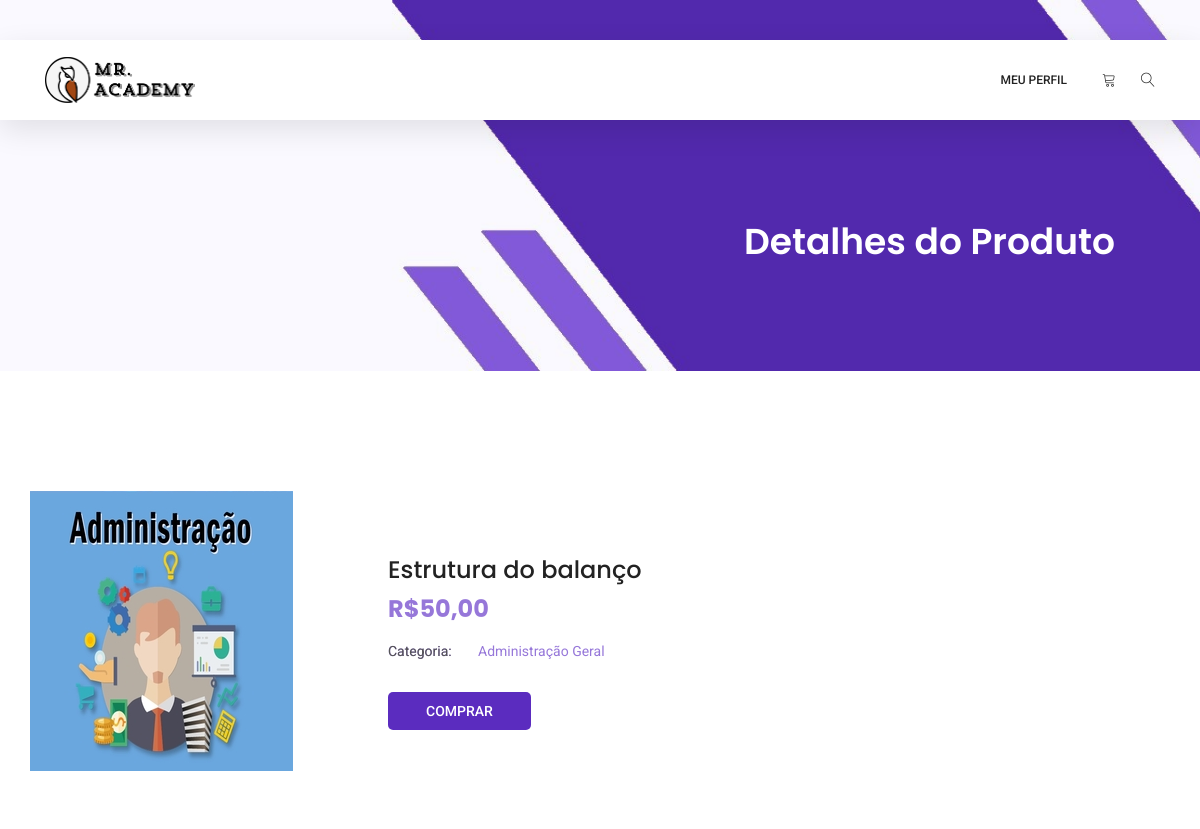
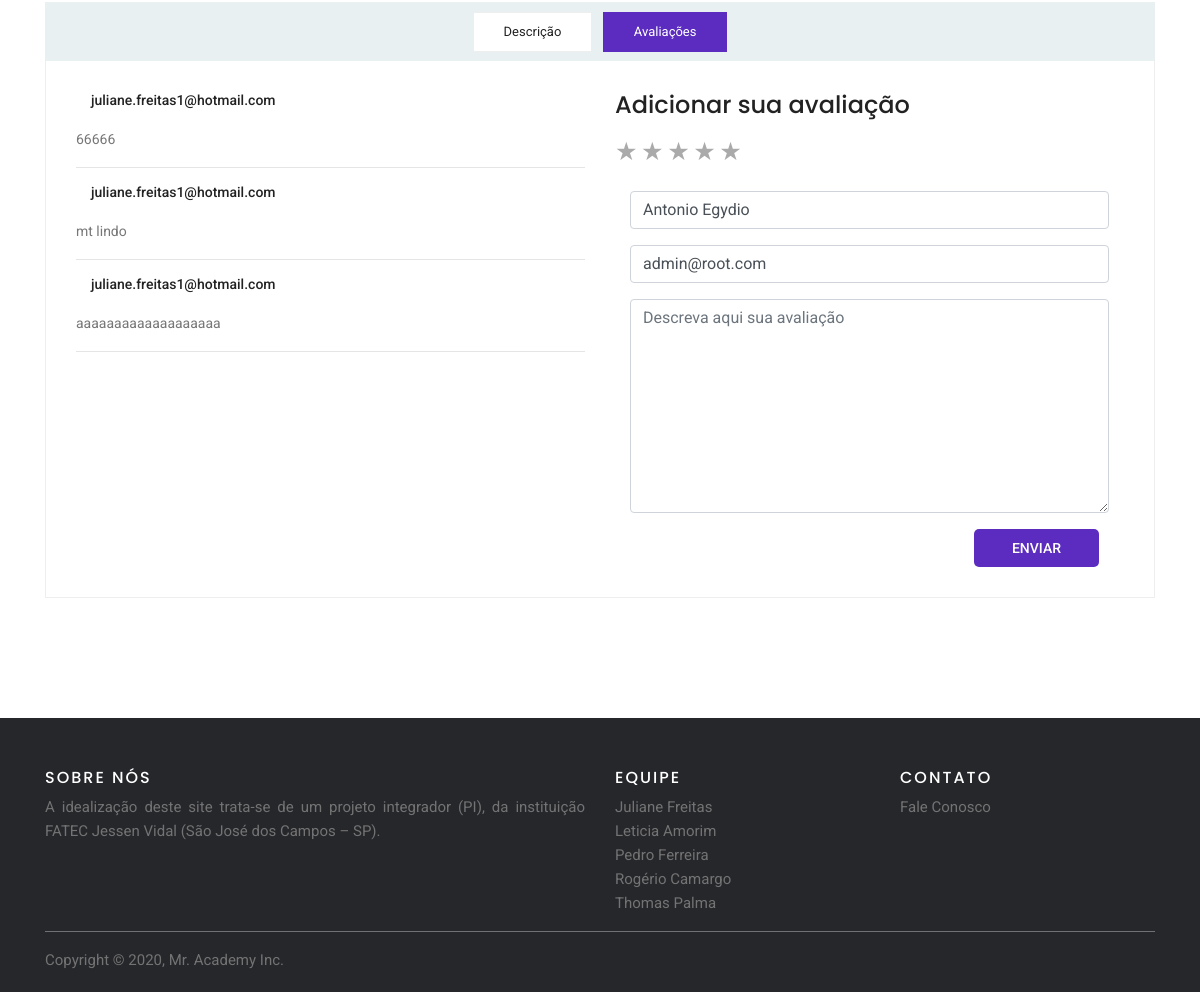
/src/carousel/single-product.php?id=29 (signed in), run on the app's committed database (2 pictures, top to bottom).
### tables this page shows
CREATE TABLE `arquivos` (
  `id` int(11) NOT NULL,
  `nome_arquivo` varchar(100) NOT NULL,
  `caminho` varchar(255) NOT NULL,
  `disciplina` varchar(100) NOT NULL,
  `descricao` text NOT NULL,
  `extensao_arquivo` varchar(5) NOT NULL,
  `titulo_produto` varchar(250) NOT NULL,
  `preco` varchar(100) NOT NULL
);

CREATE TABLE `avaliacao` (
  `id` int(11) NOT NULL,
  `id_produto` int(11) NOT NULL,
  `nome` varchar(30) NOT NULL,
  `email` varchar(30) NOT NULL,
  `mensagem` varchar(350) NOT NULL,
  `qnt_estrela` int(11) NOT NULL
);

### src/carousel/single-product.php (the view, shortened to what this page needs)
<?php
	include("conexao.php");
	$id = $_REQUEST['id'];
	$result_produtos = "SELECT * FROM arquivos WHERE id = $id";
	$resultado_produtos = mysqli_query($conexao, $result_produtos);
	$infos_produto = mysqli_fetch_assoc($resultado_produtos);
?>
<!DOCTYPE html>
<html lang="pt-br">
<head>
  <link rel="stylesheet" href="css/linearicons.css">
  <link rel="stylesheet" href="css/themify-icons.css">
  <link rel="stylesheet" href="css/bootstrap.css">
  <link rel="stylesheet" href="css/owl.carousel.css">
  <link rel="stylesheet" href="css/main.css">
  <link href="carousel.css" rel="stylesheet">
  <link href="css/star.css" rel="stylesheet">
  <link href="//netdna.bootstrapcdn.com/font-awesome/4.0.3/css/font-awesome.css" rel="stylesheet">
</head>
<body>
	<header class="header_area sticky-header">
		<div class="main_menu">
			<nav class="navbar navbar-expand-lg navbar-light main_box">
				<div class="container">
					<a class="navbar-brand logo_h" href="produtos.php"><img src="imagens/logo.png" width="150px"></a>
					<div class="collapse navbar-collapse offset" id="navbarSupportedContent">
						<ul class="nav navbar-nav menu_nav ml-auto">
							  <li class="nav-item submenu dropdown">
							<li class="nav-item submenu dropdown">
								<a href="#" class="nav-link dropdown-toggle" data-toggle="dropdown" role="button" aria-haspopup="true"
								 aria-expanded="false">Meu Perfil</a>
							</li>
						</ul>
						<ul class="nav navbar-nav navbar-right">
							<li class="nav-item"><a href="#" class="cart"><span class="lnr lnr-cart"></span></a></li>
							<li class="nav-item">
								<button class="search"><span class="lnr lnr-magnifier" id="search"></span></button>
							</li>
						</ul>
					</div>
				</div>
			</nav>
		</div>
	</header>
	<section class="banner-area organic-breadcrumb">
		<div class="container">
			<div class="breadcrumb-banner d-flex flex-wrap align-items-center justify-content-end">
				<div class="col-first">
					<h1>Detalhes do Produto</h1>
				</div>
			</div>
		</div>
	</section>
	<div class="product_image_area">
		<div class="container">
			<div class="row s_product_inner">
				<?php
				if ($infos_produto["disciplina"] == "Português") {
					echo '<img src="imagens/produtos/p7.jpg" alt="">';
				}
				else if ($infos_produto["disciplina"] == "Inglês") {
					echo '<img src="imagens/produtos/p1.jpg" alt="">';
				}
				else if ($infos_produto["disciplina"] == "Matemática Discreta") {
					echo '<img src="imagens/produtos/p6.jpg" alt="">';
				}
				else if ($infos_produto["disciplina"] == "Laboratório de Hardware") {
					echo '<img src="imagens/produtos/p4.jpg" alt="">';
				}
				else if ($infos_produto["disciplina"] == "Administração Geral") {
					echo '<img src="imagens/produtos/p3.jpg" alt="">';
				}
				?>
				<div class="col-lg-5 offset-lg-1">
					<div class="s_product_text">
						<h3><?php echo($infos_produto["titulo_produto"]); ?></h3>
						<h2><?php echo($infos_produto["preco"]); ?></h2>
						<ul class="list">
							<li><a class="active" href="#"><span>Categoria:</span><?php echo($infos_produto["disciplina"]); ?></a></li>
							<br>
							<div class="card_area d-flex align-items-center">
								<a class="primary-btn" href="cart.php?id=<?php echo($infos_produto['id']); ?>">Comprar</a>
							</ul>
						</div>
					</div>
				</div>
			</div>
		</div>
	<section class="product_description_area">
		<div class="container">
			<ul class="nav nav-tabs" id="myTab" role="tablist">
				<li class="nav-item">
					<a class="nav-link" id="home-tab" data-toggle="tab" href="#home" role="tab" aria-controls="home" aria-selected="true">Descrição</a>
				</li>
				<li class="nav-item">
					<a class="nav-link active" id="review-tab" data-toggle="tab" href="#review" role="tab" aria-controls="review"
					 aria-selected="false">Avaliações</a>
				</li>
			</ul>
			<div class="tab-content" id="myTabContent">
				<div class="tab-pane fade show active" id="review" role="tabpanel" aria-labelledby="review-tab">
					<div class="row">
						<div class="col-lg-6">
							<div class="row total_rate">
								<div class="col-6">
								</div>
							</div>
							<?php
							$id = $_REQUEST['id'];
							$result_usuarios = "SELECT * FROM avaliacao where id_produto=$id";
					        $resultado_usuarios = mysqli_query($conexao, $result_usuarios);
					        while($row_usuario = mysqli_fetch_assoc($resultado_usuarios)){
								echo('<div class="review_list">
									<div class="review_item">
										<div class="media">
											<div class="d-flex">
											</div>
											<div class="media-body">
												<h4>'.$row_usuario['nome'].'</h4>
												<!--<i class="fa fa-star" aria-hidden="true"></i>
												<i class="fa fa-star" aria-hidden="true"></i>
												<i class="fa fa-star" aria-hidden="true"></i>
												<i class="fa fa-star" aria-hidden="true"></i>
												<i class="fa fa-star" aria-hidden="true"></i>-->
											</div>
										</div>
										<p>'.$row_usuario['mensagem'].'</p>
										<hr/>
									</div>
									</div>
								');
						}
						?>
					</div>
						<div class="col-lg-6">
							<div class="review_box">
								<h4>Adicionar sua avaliação</h4>
<?php
								echo ('
								<form action="avaliacao.php" method="post" class="ratized" enctype="multipart/form-data">
								<input type="radio" id="vazio" name="estrela" value="" checked>
								  <input id="1" type="radio" name="estrela" value="1"><label for="1">&#9733;</label>
								  <input id="2" type="radio" name="estrela" value="2">
								  <label for="2">&#9733;</label>
								  <input id="3" type="radio" name="estrela"value="3">
								  <label for="3">&#9733;</label>
								  <input id="4" type="radio" name="estrela" value="4">
								  <label for="4">&#9733;</label>
								  <input id="5" type="radio" name="estrela" value="5">
								  <label for="5">&#9733;</label>
								<br>
								<br>
									<div class="col-md-12">
									<input type="hidden" name="id_produto" value="'.$_REQUEST['id'].'">
										<div class="form-group">
											<input type="text" class="form-control" id="nome" name="nome"  value="'.$_SESSION['nome'].'">
										</div>
									</div>
									<div class="col-md-12">
										<div class="form-group">
											<input type="email" class="form-control" id="email" name="email" value="'.$_SESSION['email'].'">
										</div>
									</div>
									<div class="col-md-12">
										<div class="form-group">
											<textarea class="form-control" name="mensagem" id="mensagem" rows="1" placeholder="Descreva aqui sua avaliação" style="height:214px;""></textarea>
										</div>
									</div>
									<div class="col-md-12 text-right">
										<button type="submit" value="submit" class="primary-btn">Enviar</button>
									</div>
								</form>')
								?>
							</div>
							</div>
						</div>
					</div>
				</div>
			</div>
	</section>
    <footer class="site-footer">
      <div class="container">
        <div class="row">
          <div class="col-sm-12 col-md-6">
            <h6>Sobre nós</h6>
            <p class="text-justify">A idealização deste site trata-se de um projeto integrador (PI), da instituição FATEC Jessen Vidal (São José dos Campos – SP).</p>
          </div>
          <div class="col-xs-6 col-md-3">
            <h6>Equipe</h6>
            <ul class="footer-links">
              <li><a href="https://www.linkedin.com/in/juliane-freitas-9b6287163/" target="_blank">Juliane Freitas</a></li>
              <li><a href="https://www.linkedin.com/in/leticia-amorim-4761b1185/" target="_blank">Leticia Amorim</a></li>
              <li><a href="https://www.linkedin.com/in/pedro-ferreira-6a8417190/" target="_blank">Pedro Ferreira</a></li>
              <li><a href="https://www.linkedin.com/in/rogério-camargo-3a01191a5/" target="_blank">Rogério Camargo</a></li>
              <li><a href="https://www.linkedin.com/in/thomas-palma-0764b81b3/" target="_blank">Thomas Palma</a></li>
            </ul>
          </div>
          <div class="col-xs-6 col-md-3">
            <h6>Contato</h6>
            <ul class="footer-links">
              <li><a href="contato.php">Fale Conosco</a></li>
         	</ul>
          </div>
        </div>
        <hr>
      </div>
      <div class="container">
        <div class="row">
          <div class="col-md-8 col-sm-6 col-xs-12">
            <p class="copyright-text">Copyright © 2020, Mr. Academy Inc. <a href="#"></a></p>
</footer>
</body>
</html>

### src/carousel/css/star.css (style rules this page uses)
.ratized { position: relative; }
.ratized label { font-size: 1.8em; cursor: pointer; }
.ratized input[type="radio"]:checked ~ input + label { background: none; color: #aaa; }
.ratized input + label { color: orange; }

### data on the page
arquivos: titulo_produto "Estrutura do balanço", preco "R$50,00", disciplina "Administração Geral"
avaliacao: nome "juliane.freitas1@hotmail.com", mensagem "66666"
avaliacao: nome "juliane.freitas1@hotmail.com", mensagem "mt lindo"
avaliacao: nome "juliane.freitas1@hotmail.com", mensagem "aaaaaaaaaaaaaaaaaaa"
